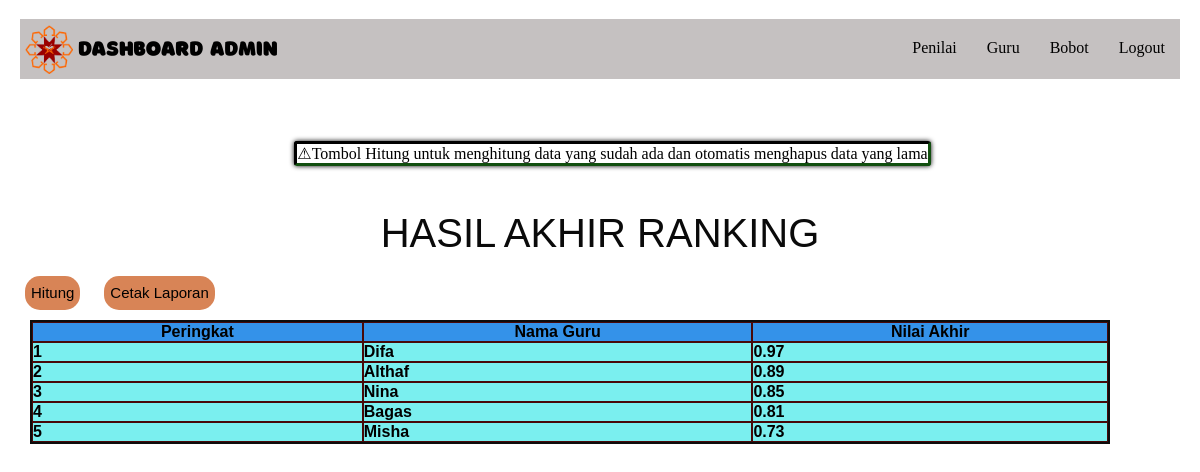
/admin/saw/dashboard_hasilsaw.php (signed in), run on the app's committed database.
### tables this page shows
CREATE TABLE `hasil_saw` (
  `id` int(11) NOT NULL,
  `id_guru` int(11) NOT NULL,
  `nilai_akhir` decimal(5,4) DEFAULT NULL,
  `peringkat` int(11) DEFAULT NULL
);

CREATE TABLE `guru` (
  `id` int(11) NOT NULL,
  `nama_guru` varchar(100) NOT NULL,
  `nip` varchar(50) DEFAULT NULL
);

### admin/saw/dashboard_hasilsaw.php (the view, shortened to what this page needs)
<?php
require '../../db.php';
$hasil = $pdo->query("SELECT hs.*, g.nama_guru
    FROM hasil_saw hs
    JOIN guru g ON g.id = hs.id_guru
    ORDER BY hs.peringkat ASC")->fetchAll(PDO::FETCH_ASSOC);?>
<!DOCTYPE html>
<html><head>
   <link rel="stylesheet" href="../style.css"></head>
<body id="i2olgp-2"><div id="irz7b-2-3" class="gjs-grid-row">
    <div id="iycz3-2-3" class="gjs-grid-column">
      <div id="ifgdtb-3" class="navbar">
    <div data-gjs="navbar" id="ia7v9u-3" class="navbar-container"><a href="dashboard_hasilsaw.php" id="ijzg5o-3"
        class="navbar-brand"><img src="../logoicon.png" id="itw6sf-3"/><img src="../dashboard.png" id="i77pqk-3"/></a>
      <div data-gjs="navbar-items" id="ip6x0j-3" class="navbar-items-c">
      <nav id="ie1pcd-3" class="navbar-menu"><a id="ilv4ie-4" href="../dashboard_admin.php" class="navbar-menu-link">Penilai
      </a><a id="iozwuz-3" class="navbar-menu-link" href=" ../guru/admin_kelolaguru.php">Guru
      </a><a id="ilv4ie-3-2" class="navbar-menu-link" href="../bobot/admin_kriteria.php">Bobot
      </a><a id="ilv4ie-3-2-2" href="../../logout.php" class="navbar-menu-link">Logout</a></nav>
      </div></div></div></div> </div>
    <div id="ix30ov-2-2-2-2">
      <div id="i9jukn-2-2">
        ⚠Tombol Hitung untuk menghitung data yang sudah ada dan otomatis menghapus data yang lama </div></div>
  <div id="i2g9q2-2-3" class="gjs-grid-row">
    <div id="ih77if-2-2" class="gjs-grid-column">
  <div id="idxip7-2-2">
    <div>HASIL AKHIR RANKING</div></div>
    <button type="button" id="i5c915-2-2"><a href="proses_saw.php" style="color: black; text-decoration: none;" id="ilv4ie-4-2-2">Hitung</a></button>
    <button type="button" id="i5c915-2-2"><a href="cetak_saw.php" style="color: black; text-decoration: none;" id="ilv4ie-4-2-2">Cetak Laporan</a></button>
  <table id="ib8d2t-2-2" cellspacing="0" cellpadding="NaN">
    <tbody id="ihtgpj-2-2">
      <tr ><th >Peringkat</th>
        <th>Nama Guru</th> <th >Nilai Akhir</th></tr>
      <?php foreach ($hasil as $row): ?>
    <tr><td ><?= $row['peringkat'] ?></td>
        <td ><?= $row['nama_guru'] ?></td>
        <td ><?= number_format($row['nilai_akhir'],2) ?></td></tr>
    <?php endforeach; ?></tbody></table></div></div></body></html>

### data on the page
hasil_saw: peringkat "1", id_guru.nama_guru "Difa", nilai_akhir "0.97"
hasil_saw: peringkat "2", id_guru.nama_guru "Althaf", nilai_akhir "0.89"
hasil_saw: peringkat "3", id_guru.nama_guru "Nina", nilai_akhir "0.85"
hasil_saw: peringkat "4", id_guru.nama_guru "Bagas", nilai_akhir "0.81"
hasil_saw: peringkat "5", id_guru.nama_guru "Misha", nilai_akhir "0.73"
